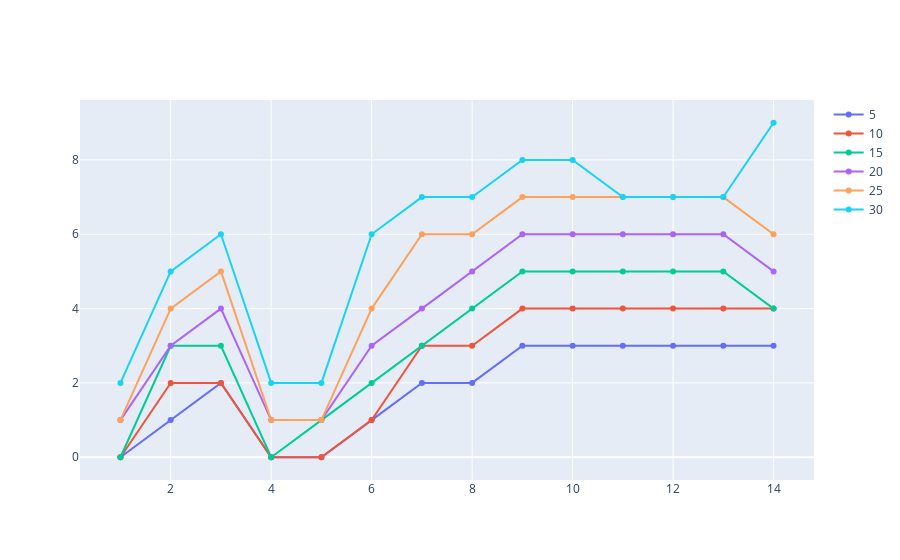

Write notebook code for a chart like this one.
### Code cell
# нарисуем как меняется сплоченность льда в январе по дням
fig = go.Figure()

for i in range(5, 31, 5):
    fig.add_trace(go.Scatter(
        x=cohesion['edge_num'], y=cohesion[str(i)], name=str(i)
    ))
    
fig.show()

### Figure 1 — Plotly figure (JSON) as saved in the notebook; plotly's stock layout.template omitted (floating-point values rounded to 4 significant figures)
{"data": [{"name": "5", "type": "scatter", "x": [1, 2, 3, 4, 5, 6, 7, 8, 9, 10, 11, 12, 13, 14], "y": [0, 1, 2, 0, 0, 1, 2, 2, 3, 3, 3, 3, 3, 3]}, {"name": "10", "type": "scatter", "x": [1, 2, 3, 4, 5, 6, 7, 8, 9, 10, 11, 12, 13, 14], "y": [0, 2, 2, 0, 0, 1, 3, 3, 4, 4, 4, 4, 4, 4]}, {"name": "15", "type": "scatter", "x": [1, 2, 3, 4, 5, 6, 7, 8, 9, 10, 11, 12, 13, 14], "y": [0, 3, 3, 0, 1, 2, 3, 4, 5, 5, 5, 5, 5, 4]}, {"name": "20", "type": "scatter", "x": [1, 2, 3, 4, 5, 6, 7, 8, 9, 10, 11, 12, 13, 14], "y": [1, 3, 4, 1, 1, 3, 4, 5, 6, 6, 6, 6, 6, 5]}, {"name": "25", "type": "scatter", "x": [1, 2, 3, 4, 5, 6, 7, 8, 9, 10, 11, 12, 13, 14], "y": [1, 4, 5, 1, 1, 4, 6, 6, 7, 7, 7, 7, 7, 6]}, {"name": "30", "type": "scatter", "x": [1, 2, 3, 4, 5, 6, 7, 8, 9, 10, 11, 12, 13, 14], "y": [2, 5, 6, 2, 2, 6, 7, 7, 8, 8, 7, 7, 7, 9]}], "layout": {"autosize": true, "xaxis": {"autorange": true, "range": [0.2113, 14.79], "type": "linear"}, "yaxis": {"autorange": true, "range": [-0.7427, 9.743], "type": "linear"}}}
